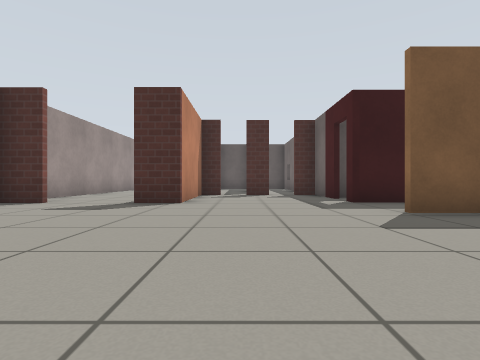
View 1 (above)

15 first-person views from a walk through a robot-simulator world made for Gazebo. The camera is 0.5 m above the floor, looks level and sees 80° across. The floor is counted in squares, 1 m on a side. Each view is taken from the middle of a square. On the plan, view 1 faces up. The plan holds only what a view shows up to about 9 squares ahead; the rest is blank. Gazebo's built-in surfaces are drawn with simple patterns.

View 2
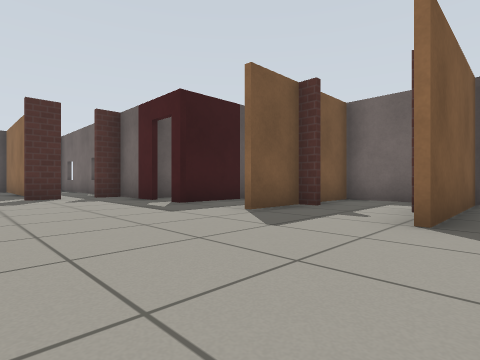

View 3
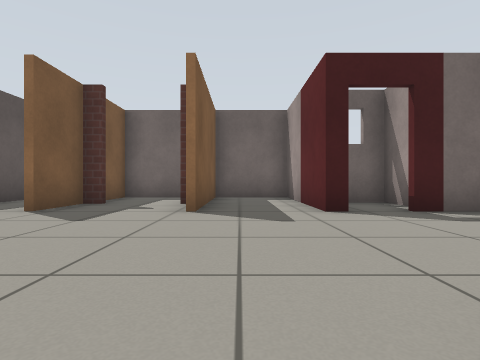

View 4
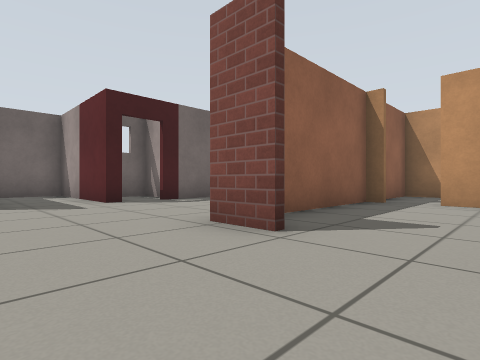

View 5
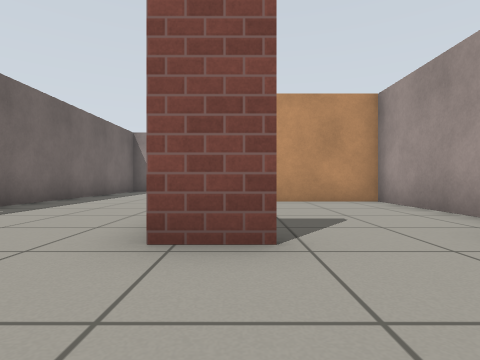

View 6
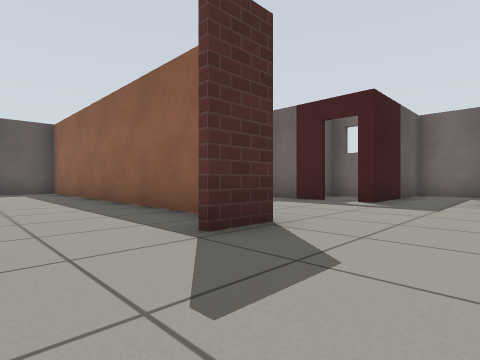

View 7
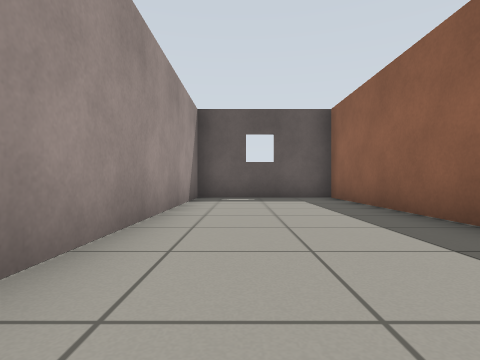

View 8
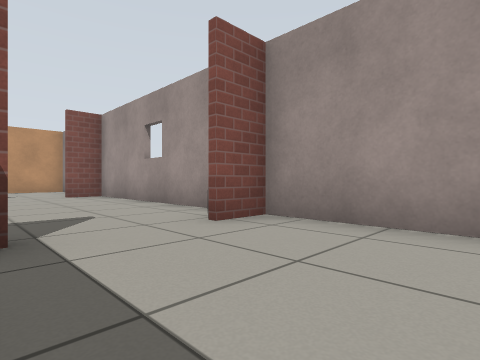

View 9
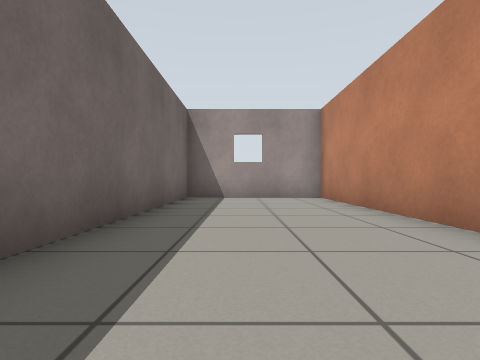

View 10
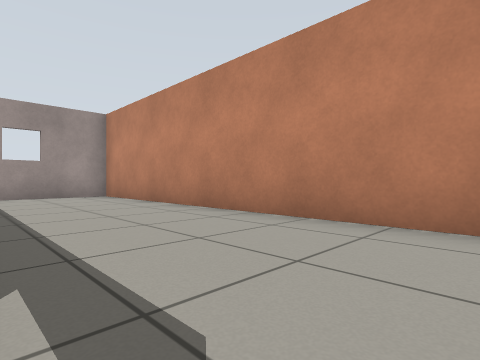

View 11
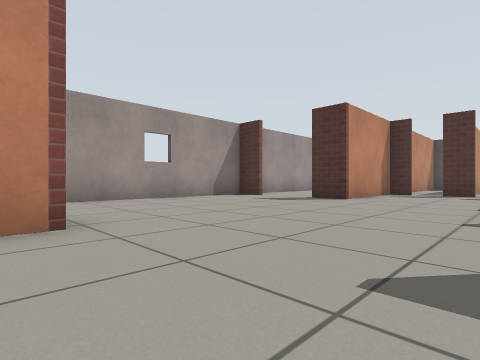

View 12
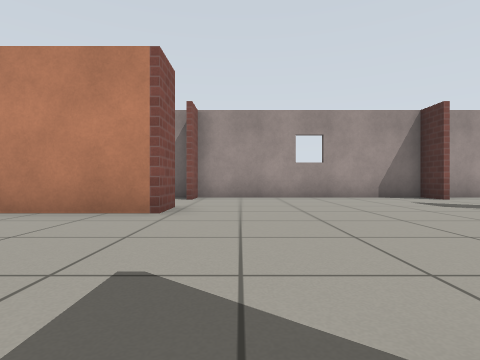

View 13
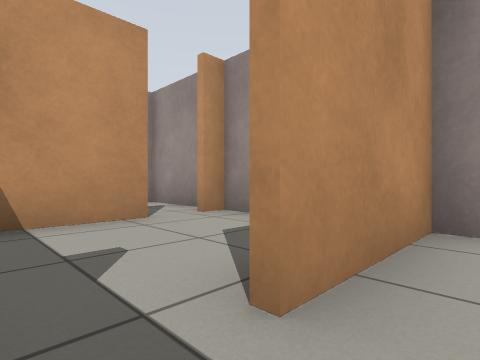

View 14
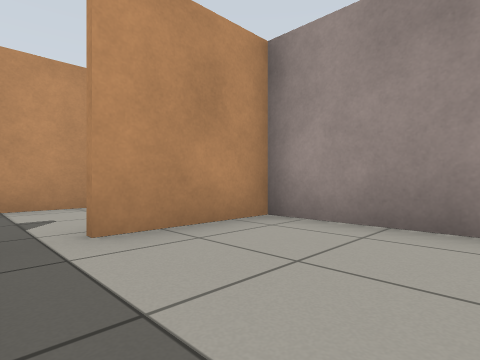

View 15
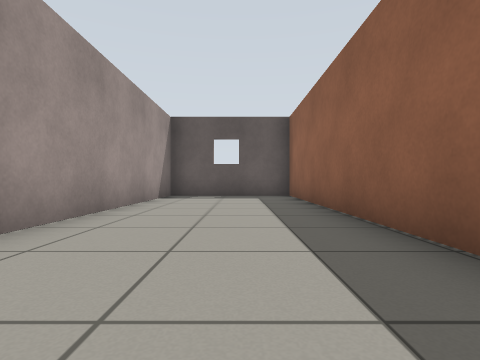

### Floor plan
Points are (right, up) in squares from view 1. A wall is a line through its corners. A room is listed if a view was taken in it or the views show most of it. See-through windows are left out.
Room 1 (views 1, 2, 3, 4, 5, 6, 7, 8, 9, 10, 11, 12, 13, 14, 15)
walls: (-2.4, -0.2) (-1.3, -0.2) (-1.3, -10) (2.5, -10) (2.5, -1.7); (-1.4, 7.4) (-1.4, 16.1) (-5.2, 16.1) (-5.2, -0.2) (-4.3, -0.2); (-4.3, 6.2) (-5.3, 6.2); (2.5, -0.7) (2.5, -0.2) (6.2, -0.2) (6.2, 1.7) (2.5, 1.7); (4, 4.3) (2.5, 4.3); (-5.2, 6.3) (-4.2, 6.3); (-5.2, -0.5) (-5.2, -4.6) (-2.8, -4.6); (2.5, 7.5) (2.5, 9.5) (1.8, 9.5); (-1.3, 9) (-1.3, 6.2) (-2.4, 6.2); (1, 9.5) (0.1, 9.5); (6.2, 2.6) (6.2, 4.3) (4.9, 4.3); (6.2, 4.9) (6.2, 6.3) (2.5, 6.3) (2.5, 6.8); (-1.9, -4.6) (-1.4, -4.6) (-1.4, -1.5)
ways out: open door at (3, -1); open door at (3, 7); gap at (-3, -5)

Positions as (right, up) in squares from view 1, and headings:
1: (0, 0), facing up
2: (-1, 1), facing up-right
3: (-2, 1), facing right
4: (-4, 2), facing down-right
5: (-2, 2), facing down
6: (-4, 4), facing up-right
7: (-4, 8), facing up
8: (-2, 9), facing down-left
9: (1, -2), facing down
10: (2, -1), facing down-left
11: (2, -1), facing up-left
12: (3, 1), facing left
13: (-2, -4), facing down-left
14: (-2, -2), facing down-left
15: (-3, 7), facing up
